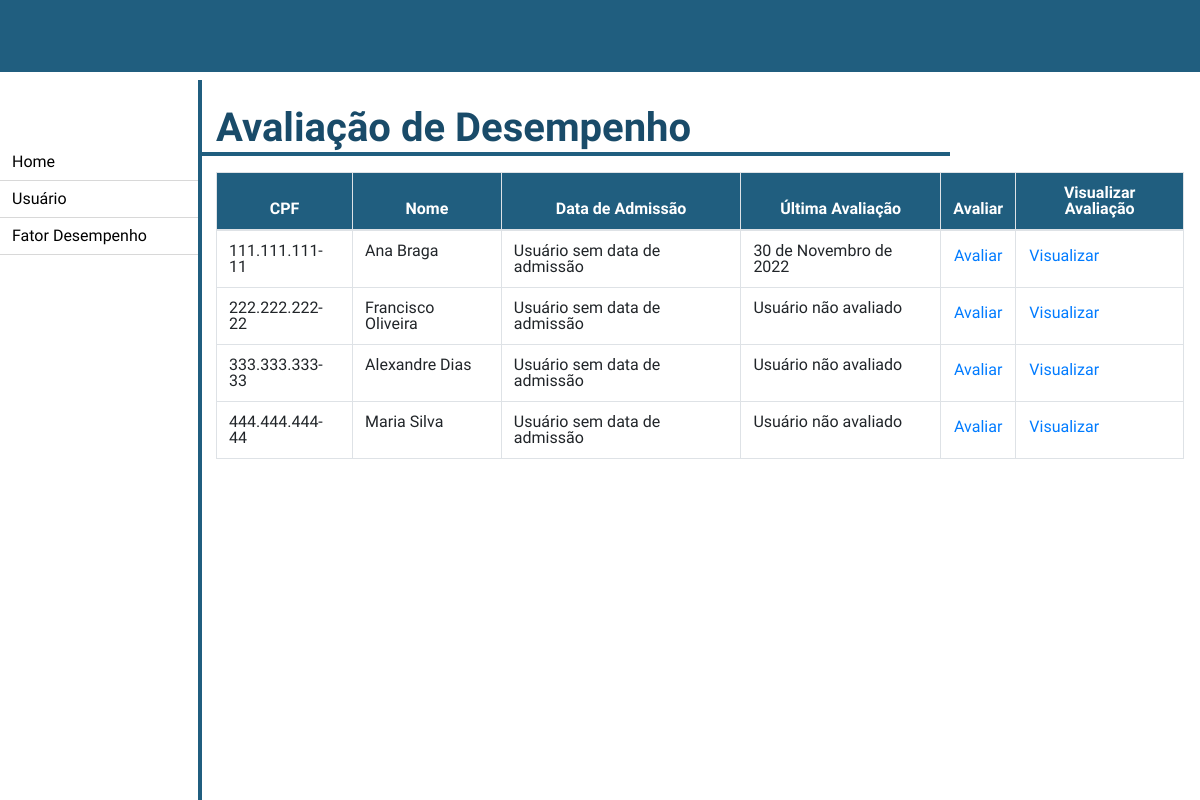
The page /recursos_humanos/fator_desempenho/ on the database as committed earlier.
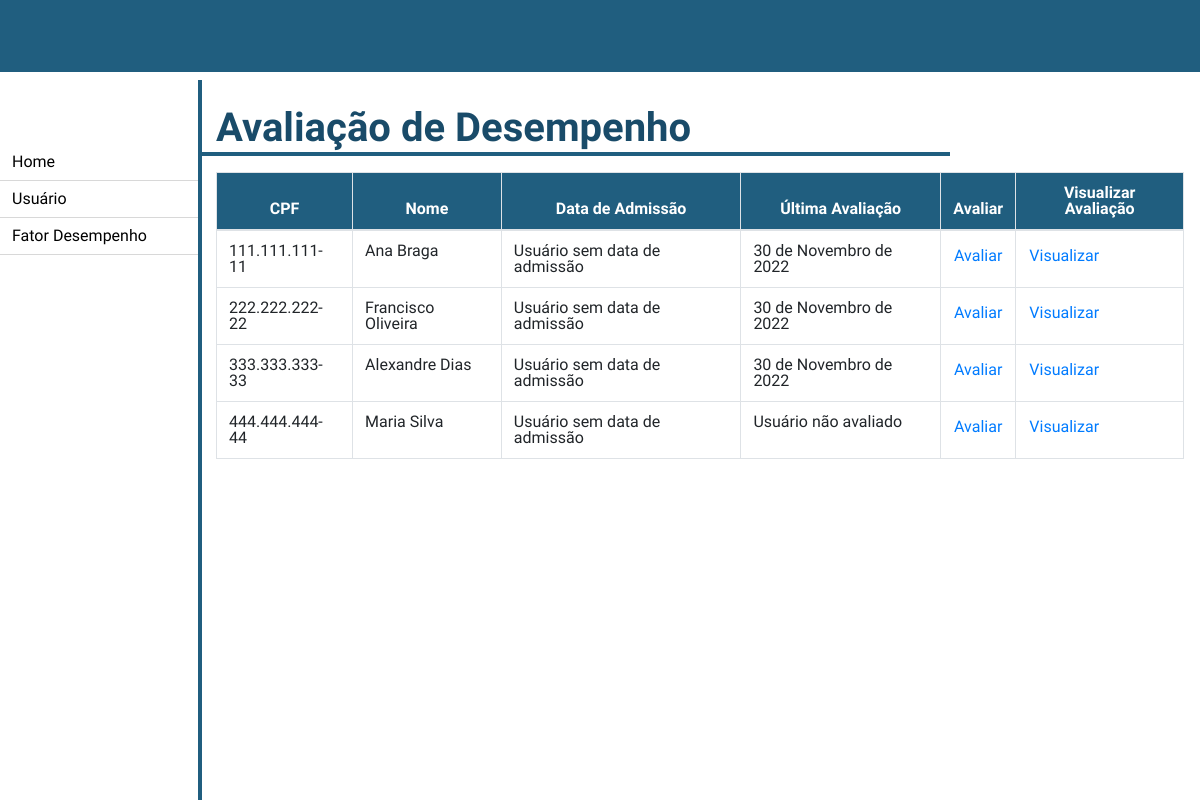
The same page on the database as committed later.
### recursos_humanos/models.py (models this page shows, shortened)
class Usuario(models.Model):
    FUNCAO = (
        ('presidente', "Presidente"),
        ('diretos', "Diretor"),
        ('gerente', "Gerente"),
        ('chefe', "Chefe"),
        ('colaborador', "Colaborador"),
        ('cedido', "Cedido a outro orgão"),
        ('recursos_humanos', "Recursos Humanos"),
    )
    CLASSE = (
        ('classe1', "Classe 1"),
        ('classe2', "Classe 2"),
        ('classe3', "Classe 3"),
    )
    NIVEL = (
        ('', '----'),
        ('i', "I"),
        ('ii', "II"),
        ('iii', "III"),
        ('iv', "IV"),
        ('v', "V"),
        ('vi', "VI"),
        ('vii', "VII"),
        ('viii', "VIII"),
        ('ix', "IX"),
        ('x', "X"),
        ('xi', "XI"),
        ('xii', "XII"),
    )
    nome = models.CharField(max_length=100, blank=False, null=False)
    senha = models.CharField(max_length=20, blank=False, null=False)
    email = models.EmailField(blank=True, null=False)
    cpf = models.CharField(max_length=14, blank=False, null=False)
    matricula = models.CharField(max_length=8, blank=True, null=True)
    data_criacao_usuario = models.DateField(default=datetime.now, blank=False, null=False)
    data_admissao_usuario = models.DateField(blank=True, null=True)
    data_atualizacao_usuario = models.DateField(blank=True, null=True)
    data_inativacao_usuario = models.DateField(blank=True, null=True)
    data_ultima_avaliacao = models.DateField(blank=True, null=True)
    setor = models.CharField(max_length=50, blank=True)
    cargo = models.CharField(max_length=50, blank=True)
    funcao = models.CharField(max_length=20, choices=FUNCAO)
    classe = models.CharField(max_length=20, choices=CLASSE)
    nivel = models.CharField(max_length=5, choices=NIVEL, blank=True, null=True)
    gerencia = models.ForeignKey('Gerencia', on_delete=models.CASCADE)
    diretoria = models.ForeignKey('Diretoria', on_delete=models.CASCADE)
    efetivo = models.BooleanField(default=False)
    inativo = models.BooleanField(default=False)
    meritos = models.ManyToManyField(FatorDesempenhoMerito, blank=True)
    demeritos = models.ManyToManyField(FatorDesempenhoDemerito, blank=True)
    avaliacoes = models.ManyToManyField(AvaliacaoDesempenho, blank=True)
    class Meta:
        verbose_name = "Usuário"

### recursos_humanos/views.py (the view)
# urls.py: path('fator_desempenho/', views.fator_desempenho, name='fator_desempenho'),
def fator_desempenho(request):
    usuarios = Usuario.objects.all()
    return render(request, "recursos_humanos/fator_desempenho.html", {'usuarios': usuarios})

### templates/recursos_humanos/fator_desempenho.html
{% extends './home.html' %}
{% block 'conteudo' %}
<h1 class="pl-3 my-2 w-75 font-weight-bold">Avaliação de Desempenho</h1>
<form class="form mt-3 mx-3">
    <div class="input-group mb-3">
        <table class="table table-bordered">
            <thead>
                <tr class="tabela--cabecalho text-center font-weight-bold">
                    <th scope="col">CPF</th>
                    <th scope="col">Nome</th>
                    <th scope="col">Data de Admissão</th>
                    <th scope="col">Última Avaliação</th>
                    <th scope="col">Avaliar</th>
                    <th scope="col">Visualizar Avaliação</th>
                </tr>
            </thead>
            <tbody>
                {% for usuario in usuarios %}
                <tr>
                    <td>{{ usuario.cpf }}</th>
                    <td>{{ usuario.nome }}</td>
                    {% if usuario.data_admissao_usuario == None %}
                        <td>Usuário sem data de admissão</td>
                    {% else %}
                        <td>{{ usuario.data_admissao_usuario }}</td>
                    {% endif %}
                    {% if usuario.data_ultima_avaliacao == None %}
                        <td>Usuário não avaliado</td>
                    {% else %}
                        <td>{{ usuario.data_ultima_avaliacao }}</td>
                    {% endif %}
                    <td>
                        <a href="{% url 'avaliar_usuario' usuario.id %}" class="btn btn-link p-0">Avaliar</a>
                    </td>
                    <td>
                        <a href="{% url 'visualizar_avaliacao_usuario' usuario.id %}" class="btn btn-link p-0">Visualizar</a>
                    </td>
                </tr>
                {% endfor %}
            </tbody>
        </table>
    </div>
</form>
{% endblock %}

### templates/recursos_humanos/home.html (shortened to what this page needs)
{% extends '../base_home.html' %}
{% load static %}
{% block 'menu-lateral' %}
<div class="card menu">
    <div class="card-header p-0" id="headingOne">
        <h5 class="">
            <a href="{% url 'home-recursos_humanos' %}" class="btn menu--btn text-left w-100">Home</a>
        </h5>
    </div>
</div>
<div class="card menu">
    <div class="card-header p-0" id="headingTwo">
        <h5 class="">
            <button class="btn collapsed menu--btn text-left w-100" data-toggle="collapse" data-target="#collapseTwo"
                aria-expanded="false" aria-controls="collapseTwo">
                Usuário
            </button>
        </h5>
    </div>
</div>
<div class="card menu">
    <div class="card-header p-0" id="headingThree">
        <h5 class="">
            <a href="{% url 'fator_desempenho' %}" class="btn menu--btn text-left w-100">Fator Desempenho</a>
        </h5>
    </div>
</div>
{% endblock %}

### templates/base_home.html (shortened to what this page needs)
{% load static %}
<!DOCTYPE html>
<html lang="pt-br">
<head>
    <link rel="stylesheet" href="https://cdn.jsdelivr.net/npm/bootstrap@4.0.0/dist/css/bootstrap.min.css"
 />
    <link rel="stylesheet" href="{% static 'styles/style.css' %}">
</head>
<body>
    <nav class="navbar navbar-light header-bg">
    </nav>
    <div class="pag d-flex flex-row">
        <div class="col-md-2 p-0 menu-lateral">
            <div class="list-group-flush mt-5 text-center">
                <div id="accordion">
                    {% block 'menu-lateral' %}
                    {% endblock %}
                </div>
            </div>
        </div>
        <div class="border-right-blue">
        </div>
        <div class="col m-0 p-0">
            {% block 'conteudo' %} {% endblock %}
        </div>
    </div>
    <link rel="stylesheet" href="https://use.fontawesome.com/releases/v5.0.7/css/all.css">
    <link href="https://gitcdn.github.io/bootstrap-toggle/2.2.2/css/bootstrap-toggle.min.css" rel="stylesheet">
</body>
</html>

### locallibrary/static/styles/style.css (style rules this page uses)
html, body, div, span, applet, object, iframe, h1, h2, h3, h4, h5, h6, p, blockquote, pre, a, abbr, acronym, address, big, cite, code, del, dfn, em, img, ins, kbd, q, s, samp, small, strike, strong, sub, sup, tt, var, b, u, i, center, dl, dt, dd, ol, ul, li, fieldset, form, label, legend, table, caption, tbody, tfoot, thead, tr, th, td, article, aside, canvas, details, embed, figure, figcaption, footer, header, hgroup, menu, nav, output, ruby, section, summary, time, mark, audio, video { margin: 0; padding: 0; border: 0; font-size: 100%; vertical-align: baseline; }
article, aside, details, figcaption, figure, footer, header, hgroup, menu, nav, section { display: block; }
body { line-height: 1; font-family: "Rhodium Libre", serif; }
table { border-collapse: collapse; border-spacing: 0; }
.header-bg { position: fixed; z-index: 5; top: 0; width: 100%; background-color: #205e7f; }
.pag { position: absolute; width: 100%; top: 12%; }
.menu { border: none; }
.menu--btn { color: black; border: none; border-radius: 0%; background-color: white; }
.border-right-blue { border: 2px solid #205e7f; position: fixed; z-index: 1; top: 10%; left: 16.5%; height: 100%; }
h1 { color: #194b69; border-bottom-width: 4px; border-bottom-style: solid; border-bottom-color: #205e7f; font-size: 2.5em; }
.tabela--cabecalho { color: white; background-color: #205e7f; }

Rows that differ between the two databases and show on the page:
changed Usuario "Francisco Oliveira": data_ultima_avaliacao (not shown) → "30 de Novembro de 2022"; no longer shows "Usuário não avaliado"
changed Usuario "Alexandre Dias": data_ultima_avaliacao (not shown) → "30 de Novembro de 2022"; no longer shows "Usuário não avaliado"
